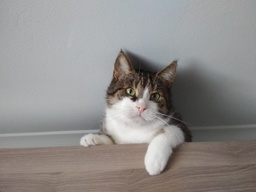
#> input picture lab6/images/gacław-na-kuchni.jpg, 256 x 192 px, shrunk from 1024 x 768 before the run
$ jupyter execute rozwiazania.ipynb
#> lines starting #> are read from the running program, lines starting #| are printed output that depends on the picture; after the words box and inside, x2 and y2 are one past the last pixel; in counts of white or black regions, pixels touching at a corner belong together
[cell 1]
import cv2
from matplotlib import pyplot
import numpy as np

# Ustawienie rozmarów wyświetlanych obrazów
pyplot.rcParams["figure.figsize"] = (18, 10)

[cell 2]
#
# Wczytanie obrazów źródłowych
#
# źródło grafiki colors.jpg: https://unsplash.com/photos/gT5kuls6Y6Q
# źródło grafiki gacław-na-kuchni.jpg: własne
#
#image_from_file = cv2.imread('images/colors.jpg')
image_from_file = cv2.imread('images/gacław-na-kuchni.jpg')
#> image_from_file is the input picture: shape (192, 256, 3); mean B, G, R 139.4, 141.3, 144.1
image_gray = cv2.cvtColor(image_from_file, cv2.COLOR_BGR2GRAY)
image_color = cv2.cvtColor(image_from_file, cv2.COLOR_BGR2RGB)
print('Rozmiar obrazka: ', image_from_file.shape)
#| Rozmiar obrazka:  (192, 256, 3)

# Zadanie 1

[cell 3]
def find_closest_palete_color(value):
    return round(value / 255) * 255


output = np.copy(image_gray)
output = output.astype(dtype=int)

#
# Algorytm
#
for y in range(output.shape[0] - 1):
    for x in range(1, output.shape[1] - 1):
        oldpixel = output[y][x]
        newpixel = find_closest_palete_color(oldpixel)
        output[y][x] = newpixel

        quant_error = oldpixel - newpixel

        output[y][x+1] +=  (quant_error * 7 / 16)
        output[y+1][x-1] += (quant_error * 3 / 16)
        output[y+1][x] += (quant_error * 5 / 16)
        output[y+1][x+1] + (quant_error * 1 / 16)
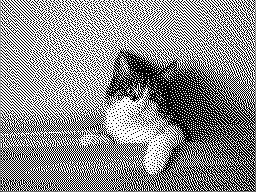
#> output: shape (192, 256) int64; min 0, max 255, mean 140.8
np.clip(output,0,255)
output = output.astype(dtype=np.uint8)
#
# Wyświetlenie
#
pyplot.imshow(output, cmap='gray')

[cell 4]
#
# Histogram
#
histr = cv2.calcHist([output], [0], None, [256], [0, 256])
#> histr = 256 values, max 26828 at index 255, min 0 at index 1, mean 192
pyplot.plot(histr)
pyplot.xlim([-1, 256])
pyplot.xlabel('Wartośc składowej koloru []')
pyplot.ylabel('Liczba pikseli obrazu []')
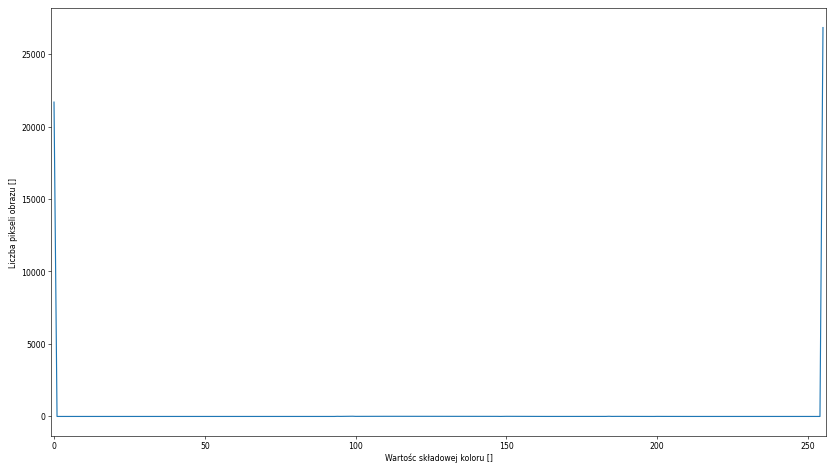
#> figure drawn by matplotlib, 1 panel; curve peaks at x = 255, y = 26828

# Zadanie 2

[cell 5]
output = np.copy(image_color)
output = output.astype(dtype=int)
#> output: shape (192, 256, 3) int64

reduced = np.copy(image_color)


def find_closest_palete_color(value, k = 2):
    return round((k - 1) * value / 255) * 255 / (k - 1)


bit_value = 8
#
# Algorytm
#
for y in range(output.shape[0] - 1):
    for x in range(1, output.shape[1] - 1):
        oldpixel = [output[y][x][0],
                    output[y][x][1],
                    output[y][x][2]]
        newpixel = [find_closest_palete_color(oldpixel[0], bit_value),
                    find_closest_palete_color(oldpixel[1], bit_value),
                    find_closest_palete_color(oldpixel[2], bit_value)]
        reduced[y][x] = [find_closest_palete_color(reduced[y][x][0], bit_value),
                         find_closest_palete_color(reduced[y][x][1], bit_value),
                         find_closest_palete_color(reduced[y][x][2], bit_value)]
        for channel in range(3):
            quant_error = oldpixel[channel] - newpixel[channel]
            output[y][x+1][channel] +=  (quant_error * 7 / 16)
            output[y+1][x-1][channel] += (quant_error * 3 / 16)
            output[y+1][x][channel] += (quant_error * 5 / 16)
            output[y+1][x+1][channel] + (quant_error * 1 / 16)
np.clip(output,0,255)
output = output.astype(dtype=np.uint8)

#
# Wyświetlenie
#
fig, ax = pyplot.subplots(1, 2)
ax[0].set_title("reduced")
ax[0].imshow(reduced)
ax[1].set_title("not reduced")
ax[1].imshow(output)
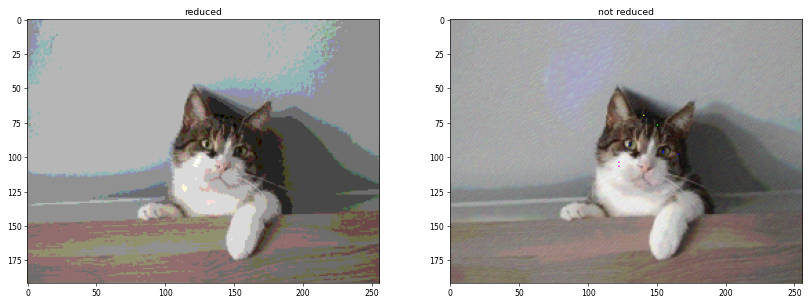
#> figure drawn by matplotlib, 2 panels

[cell 6]
#
# Histogram
#
color = ('r', 'g', 'b')
fig, ax = pyplot.subplots(1, 2)

for i, col in enumerate(color):
    histr1 = cv2.calcHist([reduced], [i], None, [256], [0, 256])
    histr2 = cv2.calcHist([output], [i], None, [256], [0, 256])
    ax[0].plot(histr1, color=col)
    ax[0].set_xlim([-1, 256])
    ax[0].set_xlabel('Wartośc składowej koloru []')
    ax[0].set_ylabel('Liczba pikseli obrazu zredukowanego[]')
    ax[1].plot(histr2, color=col)
    ax[1].set_xlim([-1, 256])
    ax[1].set_xlabel('Wartośc składowej koloru []')
    ax[1].set_ylabel('Liczba pikseli obrazu  potraktowanego algorytmem[]')
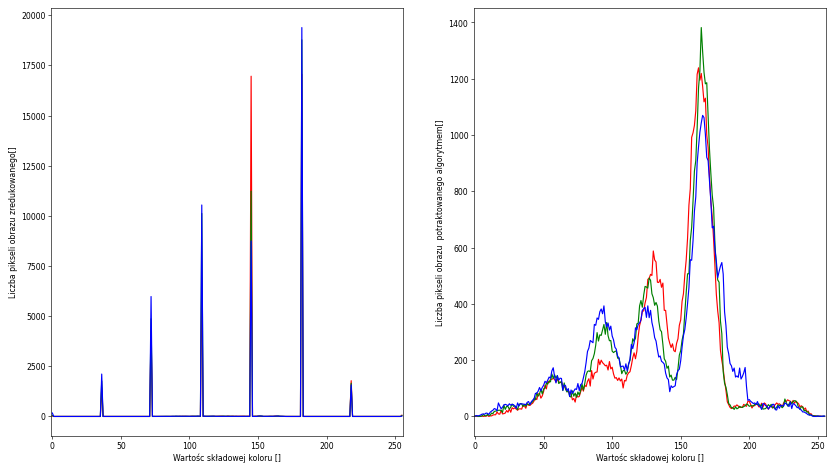
#> figure drawn by matplotlib, 2 panels; panel 1: curve peaks at x = 182, y = 17059; panel 1: curve peaks at x = 182, y = 18777; panel 1: curve peaks at x = 182, y = 19389; panel 2: curve peaks at x = 163, y = 1239

# Zadanie 3

[cell 7]
#
# Przygotowanie płótna
#
width = 80
height = 60
image = np.zeros((height, width, 3), dtype=np.uint8)


#
# Funkcja rysująca punkt
#
# NOTE(sdatko): punkt 0,0 to lewy dolny róg obrazu
#
def draw_point(image, x, y, color=(255, 255, 255)):
    image[image.shape[0] - 1 - y, x, :] = color


#
# Funkcja rysująca linię
#
def draw_line(image, x1, y1, x2, y2):
    #Difference
#> called with x1 = 5, y1 = 5, x2 = 30, y2 = 30
    dx = abs(x2 - x1)
    dy = abs(y2 - y1)
    #Direction
    sx = 1 if x1 < x2 else -1
    sy = 1 if y1 < y2 else -1
    err = dx - dy

    while x1 != x2 or y1 != y2:
        draw_point(image, x1, y1)
        e2 = err * 2
        if e2 > -dy:
            err -= dy
            x1 += sx
        if e2 < dx:
            err += dx
            y1 += sy
    draw_point(image, x2, y2)

#
# Funkcja rysująca trójkąt
#


class vertex:
    def __init__(self, x, y):
        self.x = x
        self.y = y


def draw_triangle(image, a, b, c):
    min_x = min(a.x, b.x, c.x)
    max_x = max(a.x, b.x, c.x)
    min_y = min(a.y, b.y, c.y)
    max_y = max(a.y, b.y, c.y)
    for y in range(min_y, max_y + 1):
        for x in range(min_x, max_x + 1):
            ar1 = (x - a.x)*(b.y - a.y) - (y - a.y)*(b.x - a.x)
            ar2 = (x - b.x)*(c.y - b.y) - (y - b.y)*(c.x - b.x)
            ar3 = (x - c.x)*(a.y - c.y) - (y - c.y)*(a.x - c.x)
            if np.sign(ar1) == np.sign(ar2) == np.sign(ar3):
                draw_point(image, x, y)

#
# Rysowanie
#
draw_line(image, 5, 5, 30, 30)

draw_triangle(image, vertex(1,30), vertex(50,30), vertex(30,55))

#
# Wyświetlenie
#
pyplot.imshow(image)
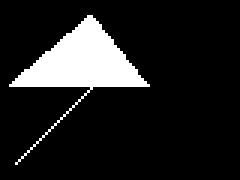
#> shown: shape (60, 80, 3) (shown 3 times larger); 12.8% white; 1 white region, box (x1, y1, x2, y2) and area: (3, 5, 50, 55) 612

# Zadanie 4

[cell 8]
#
# Przygotowanie płótna
#
width = 80
height = 60
image = np.zeros((height, width, 3), dtype=np.uint8)


#
# Funkcja rysująca punkt
#
# NOTE(sdatko): punkt 0,0 to lewy dolny róg obrazu
#
def draw_point(image, x, y, color=(255, 255, 255)):
    image[image.shape[0] - 1 - y, x, :] = color


def interpolate_color(color1, color2, ratio):
    r = int(color1[0] + ratio * (color2[0] - color1[0]))
    g = int(color1[1] + ratio * (color2[1] - color1[1]))
    b = int(color1[2] + ratio * (color2[2] - color1[2]))
    return (r, g, b)


# Funkcja rysująca linię
#
def draw_line(image, x1, y1, x2, y2):
#> called with x1 = 5, y1 = 5, x2 = 30, y2 = 30
    dx = x2 - x1
    dy = y2 - y1
    length = max(abs(dx), abs(dy))
    if length == 0:
        draw_point(image, x1, y1, color=interpolate_color((255, 128, 0), (0, 0, 0), 0.5))
    else:
        dx /= length
        dy /= length
        for i in range(length + 1):
            x = int(x1 + i * dx)
            y = int(y1 + i * dy)
            t = i / length
            color = interpolate_color((255, 128, 255), (0, 0, 0), t)
            draw_point(image, x, y, color=color)

#
# Funkcja rysująca trójkąt
#


class vertex:
    def __init__(self, x, y):
        self.x = x
        self.y = y


def draw_triangle(image, a, b, c, color1=(255, 0, 0), color2=(0, 255, 0), color3=(0, 0, 255)):
#> called with color1 = (255, 0, 0), color2 = (0, 255, 0), color3 = (0, 0, 255)
    min_x = min(a.x, b.x, c.x)
    max_x = max(a.x, b.x, c.x)
    min_y = min(a.y, b.y, c.y)
    max_y = max(a.y, b.y, c.y)

    lambda_total = abs((b.x - a.x) * (c.y - a.y) - (b.y - a.y) * (c.x - a.x))

    for y in range(min_y, max_y + 1):
        for x in range(min_x, max_x + 1):
            lambda0 = abs((b.x - x) * (c.y - y) - (b.y - y) * (c.x - x))
            lambda1 = abs((c.x - x) * (a.y - y) - (c.y - y) * (a.x - x))
            lambda2 = abs((a.x - x) * (b.y - y) - (a.y - y) * (b.x - x))
            lambda_sum = lambda0 + lambda1 + lambda2

            if lambda_sum == lambda_total:
                lambda0 /= lambda_total
                lambda1 /= lambda_total
                lambda2 /= lambda_total

                interpolated_color = (
                    int(lambda0 * color1[0] + lambda1 * color2[0] + lambda2 * color3[0]),
                    int(lambda0 * color1[1] + lambda1 * color2[1] + lambda2 * color3[1]),
                    int(lambda0 * color1[2] + lambda1 * color2[2] + lambda2 * color3[2])
                )

                draw_point(image, x, y, color=interpolated_color)
#
draw_line(image, 5, 5, 30, 30)

draw_triangle(image, vertex(1,30), vertex(50,30), vertex(30,55))

#
# Wyświetlenie
#
pyplot.imshow(image)
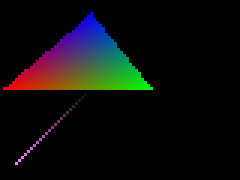
#> shown: shape (60, 80, 3) (shown 3 times larger); mean R, G, B 12.1, 11.9, 11.6

# Zadanie 5

[cell 9]
#
# Przygotowanie płótna
#
width = 80 * 2
height = 60 * 2
image = np.zeros((height, width, 3), dtype=np.uint8)


#
# Funkcja rysująca punkt
#
# NOTE(sdatko): punkt 0,0 to lewy dolny róg obrazu
#
def draw_point(image, x, y, color=(255, 255, 255)):
    image[image.shape[0] - 1 - y, x, :] = color


#
# Funkcja rysująca linię
#
def draw_line(image, x1, y1, x2, y2):
    pass  # TODO: implement


#
# Funkcja rysująca trójkąt
#
def draw_triangle(image, a, b, c):
    pass  # TODO: implement


#
# Rysowanie
#
pass  # TODO: implement

#
# Wyświetlenie
#
pyplot.imshow(image)

$ run again, with lab6/images/colors.jpg copied over lab6/images/gacław-na-kuchni.jpg
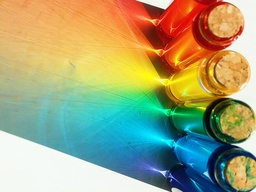
#> input picture lab6/images/colors.jpg, 256 x 192 px, shrunk from 1000 x 750 before the run
#> image_from_file is the input picture: shape (192, 256, 3); mean B, G, R 123.4, 163.8, 162.1
#| Rozmiar obrazka:  (192, 256, 3)
#> `output = output.astype(dtype=np.uint8)`:
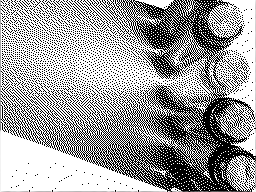
#> output: shape (192, 256); min 0, max 255, mean 158.4
#> histr = 256 values, max 30081 at index 255, min 0 at index 1, mean 192
#> `[cell 6] # # Histogram # color = ('r', 'g', 'b') fig, ax = pyplot.subp..`:
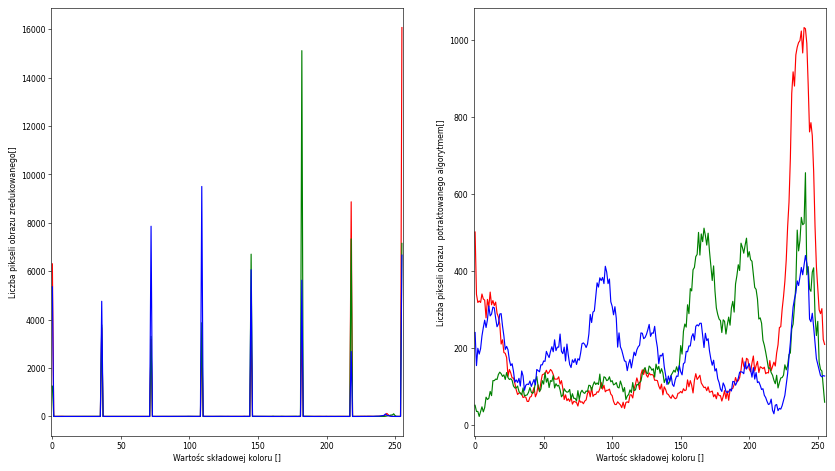
#> figure drawn by matplotlib, 2 panels; panel 1: curve peaks at x = 255, y = 16070; panel 1: curve peaks at x = 182, y = 15116; panel 1: curve peaks at x = 109, y = 9504; panel 2: curve peaks at x = 240, y = 1033
